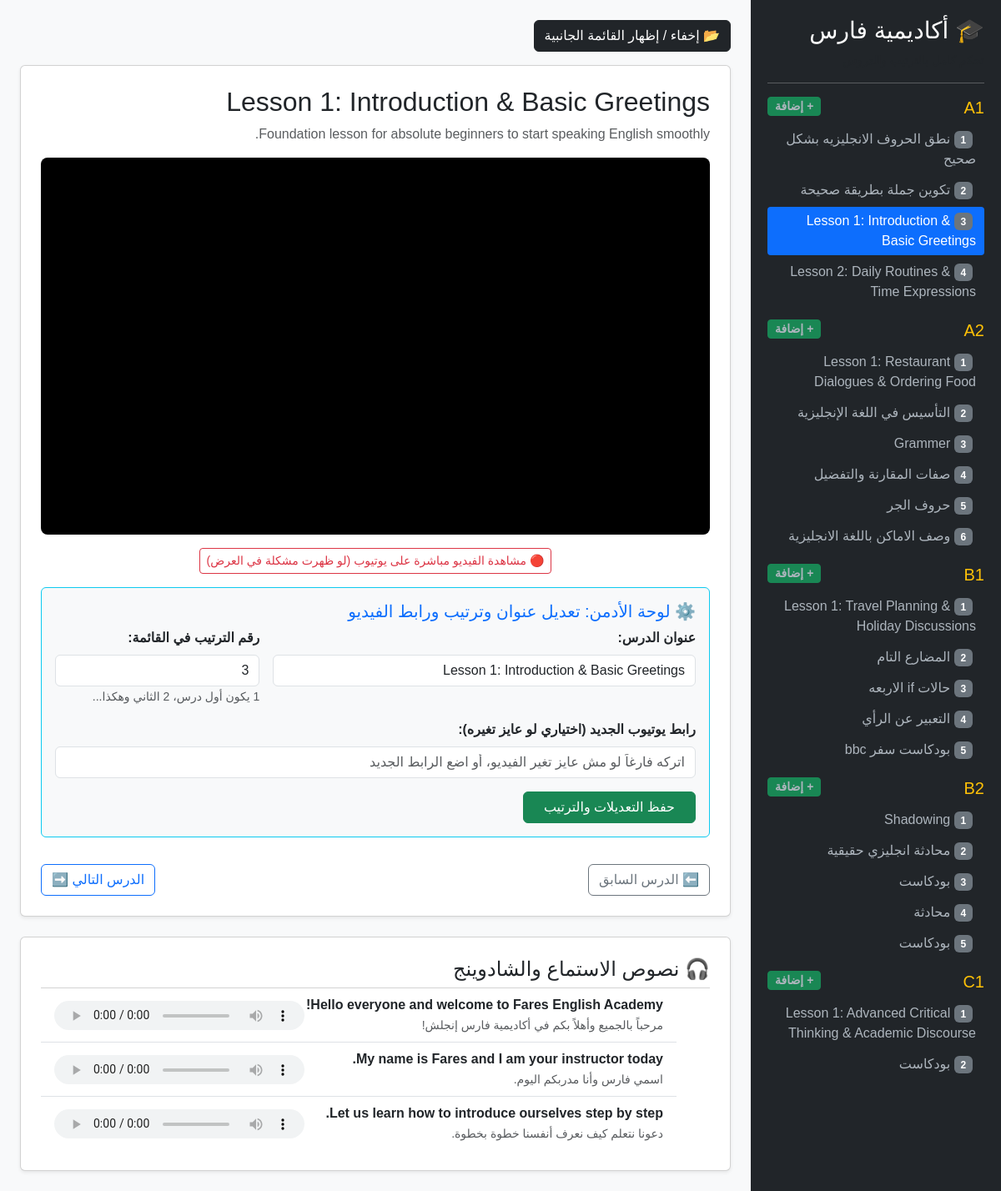
/?lesson_id=1, run on the app's committed database.
### tables this page shows
CREATE TABLE lessons (
            id INTEGER PRIMARY KEY AUTOINCREMENT,
            level TEXT NOT NULL,
            episode_num INTEGER NOT NULL,
            title TEXT NOT NULL,
            youtube_id TEXT NOT NULL,
            description TEXT,
            transcript TEXT NOT NULL,
            templates TEXT NOT NULL
        , lesson_order INTEGER DEFAULT 1);

### app.py (the view)
@app.route('/')
def home():
    conn = sqlite3.connect(DB_NAME)
    cursor = conn.cursor()
    cursor.execute('SELECT id, level, episode_num, title, lesson_order FROM lessons ORDER BY level ASC, lesson_order ASC, id ASC')
    all_lessons = cursor.fetchall()
    level_structure = {}
    lesson_ids = []
    for l in all_lessons:
        lid, lvl, ep, title, lorder = l
        lesson_ids.append(lid)
        if lvl not in level_structure:
            level_structure[lvl] = []
        level_structure[lvl].append({"id": lid, "title": title, "ep": ep, "order": lorder})
    selected_id = request.args.get('lesson_id', type=int)
    if not selected_id and lesson_ids:
        selected_id = lesson_ids[0]
    cursor.execute('SELECT id, level, episode_num, title, youtube_id, description, transcript, templates, lesson_order FROM lessons WHERE id = ?', (selected_id,))
    row = cursor.fetchone()
    conn.close()
    current_lesson = None
    prev_id, next_id = None, None
    if row:
        current_lesson = {
            "id": row[0],
            "level": row[1],
            "episode_num": row[2],
            "title": row[3],
            "youtube_id": row[4],
            "description": row[5],
            "transcript": json.loads(row[6]),
            "templates": json.loads(row[7]),
            "order": row[8]
        }
        idx = lesson_ids.index(selected_id)
        if idx > 0:
            prev_id = lesson_ids[idx - 1]
        if idx < len(lesson_ids) - 1:
            next_id = lesson_ids[idx + 1]
    return render_template('index.html',
                           level_structure=level_structure,
                           current_lesson=current_lesson,
                           prev_id=prev_id,
                           next_id=next_id)

### templates/index.html (shortened to what this page needs)
<!DOCTYPE html>
<html lang="ar" dir="rtl">
<head>
    <link href="https://cdn.jsdelivr.net/npm/bootstrap@5.3.0/dist/css/bootstrap.min.css" rel="stylesheet">
</head>
<body>
<div class="container-fluid">
    <div class="row">
        <div id="sidebarMenu" class="col-md-3 sidebar">
            <h3>🎓 أكاديمية فارس</h3>
            <p class="text-muted small">تحكم كامل بالترتيب والدروس</p>
            <hr>
            {% for lvl, lessons in level_structure.items() %}
                <div class="d-flex justify-content-between align-items-center mt-3">
                    <h5 class="text-warning m-0">{{ lvl }}</h5>
                    <a href="/add_lesson?level={{ lvl }}" class="btn btn-sm btn-success px-2 py-0 fw-bold" title="إضافة درس جديد">+ إضافة</a>
                </div>
                <div class="mt-2">
                    {% for l in lessons %}
                        <a href="/?lesson_id={{ l.id }}" class="{% if current_lesson and current_lesson.id == l.id %}active{% endif %}">
                            <span class="badge bg-secondary me-1">{{ l.order }}</span> {{ l.title }}
                        </a>
                    {% endfor %}
                </div>
            {% endfor %}
        </div>
        <div id="mainContent" class="col-md-9 p-4">
            <button class="btn btn-dark mb-3" onclick="toggleSidebar()">📂 إخفاء / إظهار القائمة الجانبية</button>
            {% if current_lesson %}
                <div class="card shadow-sm p-4 mb-4">
                    <h2>{{ current_lesson.title }}</h2>
                    <p class="text-muted">{{ current_lesson.description }}</p>
                    <div class="video-container mb-3">
                        <iframe src="https://www.youtube-nocookie.com/embed/{{ current_lesson.youtube_id }}?rel=0&modestbranding=1"
                                title="YouTube video player"
                                allow="accelerometer; autoplay; clipboard-write; encrypted-media; gyroscope; picture-in-picture"
                                allowfullscreen>
                        </iframe>
                    </div>
                    <div class="text-center mb-3">
                        <a href="https://www.youtube.com/watch?v={{ current_lesson.youtube_id }}" target="_blank" class="btn btn-outline-danger btn-sm">
                            🔴 مشاهدة الفيديو مباشرة على يوتيوب (لو ظهرت مشكلة في العرض)
                        </a>
                    </div>
                    <div class="card bg-light p-3 border-info mb-3">
                        <h5 class="text-primary">⚙️ لوحة الأدمن: تعديل عنوان وترتيب ورابط الفيديو</h5>
                        <form action="/update_fares_video" method="POST" class="row g-3">
                            <div class="col-md-8">
                                <label class="form-label fw-bold">عنوان الدرس:</label>
                                <input type="text" name="lesson_title" class="form-control" value="{{ current_lesson.title }}" required>
                            </div>
                            <div class="col-md-4">
                                <label class="form-label fw-bold">رقم الترتيب في القائمة:</label>
                                <input type="number" name="lesson_order" class="form-control" value="{{ current_lesson.order }}" min="1" required>
                                <small class="text-muted">1 يكون أول درس، 2 الثاني وهكذا...</small>
                            </div>
                            <div class="col-md-12">
                                <label class="form-label fw-bold">رابط يوتيوب الجديد (اختياري لو عايز تغيره):</label>
                                <input type="text" name="youtube_url" class="form-control" placeholder="اتركه فارغاً لو مش عايز تغير الفيديو، أو اضع الرابط الجديد">
                            </div>
                            <div class="col-md-12 text-end">
                                <button type="submit" class="btn btn-success px-4">حفظ التعديلات والترتيب</button>
                            </div>
                        </form>
                    </div>
                    <div class="d-flex justify-content-between mt-3">
                        {% if prev_id %}
                            <a href="/?lesson_id={{ prev_id }}" class="btn btn-outline-secondary">⬅️ الدرس السابق</a>
                        {% else %}
                            <div></div>
                        {% endif %}
                        {% if next_id %}
                            <a href="/?lesson_id={{ next_id }}" class="btn btn-outline-primary">الدرس التالي ➡️</a>
                        {% endif %}
                    </div>
                </div>
                <div class="card shadow-sm p-4">
                    <h4>🎧 نصوص الاستماع والشادوينج</h4>
                    <ul class="list-group list-group-flush">
                        {% for item in current_lesson.transcript %}
                            <li class="list-group-item d-flex justify-content-between align-items-center">
                                <div>
                                    <span class="fw-bold text-dark">{{ item.en }}</span><br>
                                    <small class="text-muted">{{ item.ar }}</small>
                                </div>
                                <audio controls src="/tts?text={{ item.en|urlencode }}" style="height: 35px;"></audio>
                            </li>
                        {% endfor %}
                    </ul>
                </div>
            {% endif %}
        </div>
    </div>
</div>
</body>
</html>

### templates/index.html (style rules this page uses)
body { background-color: #f8f9fa; font-family: Tahoma, sans-serif; overflow-x: hidden; }
.sidebar { background: #212529; color: #fff; min-height: 100vh; padding: 20px; transition: all 0.3s ease; }
.sidebar a { color: #adb5bd; text-decoration: none; display: block; padding: 5px 10px; border-radius: 4px; margin-bottom: 3px; }
.sidebar a:hover, .sidebar a.active { background: #0d6efd; color: #fff; }
.video-container { position: relative; width: 100%; padding-bottom: 56.25%; height: 0; background: #000; border-radius: 8px; overflow: hidden; }
.video-container iframe { position: absolute; top: 0; left: 0; width: 100%; height: 100%; border: 0; }

### data on the page
lessons: level "A1", order "1", title "نطق الحروف الانجليزيه بشكل صحيح"
lessons: order "2", title "تكوين جملة بطريقة صحيحة"
lessons: order "3", title "Lesson 1: Introduction & Basic Greetings", description "Foundation lesson for absolute beginners to start speaking English smoothly.", lesson_title "Lesson 1: Introduction & Basic Greetings"
lessons: order "4", title "Lesson 2: Daily Routines & Time Expressions"
lessons: level "A2", order "1", title "Lesson 1: Restaurant Dialogues & Ordering Food"
lessons: order "2", title "التأسيس في اللغة الإنجليزية"
lessons: order "3", title "Grammer"
lessons: order "4", title "صفات المقارنة والتفضيل"
lessons: order "5", title "حروف الجر"
lessons: order "6", title "وصف الاماكن باللغة الانجليزية"
lessons: level "B1", order "1", title "Lesson 1: Travel Planning & Holiday Discussions"
lessons: order "2", title "المضارع التام"
lessons: order "3", title "حالات if الاربعه"
lessons: order "4", title "التعبير عن الرأي"
lessons: order "5", title "بودكاست سفر bbc"
lessons: level "B2", order "1", title "Shadowing"
lessons: order "2", title "محادثة انجليزي حقيقية"
lessons: order "3", title "بودكاست"
lessons: order "4", title "محادثة"
lessons: order "5", title "بودكاست"
lessons: level "C1", order "1", title "Lesson 1: Advanced Critical Thinking & Academic Discourse"
lessons: order "2", title "بودكاست"

### other printed values
{{ item.en }} "Hello everyone and welcome to Fares English Academy!" "My name is Fares and I am your instructor today." "Let us learn how to introduce ourselves step by step."
{{ item.ar }} "مرحباً بالجميع وأهلاً بكم في أكاديمية فارس إنجلش!" "اسمي فارس وأنا مدربكم اليوم." "دعونا نتعلم كيف نعرف أنفسنا خطوة بخطوة."
